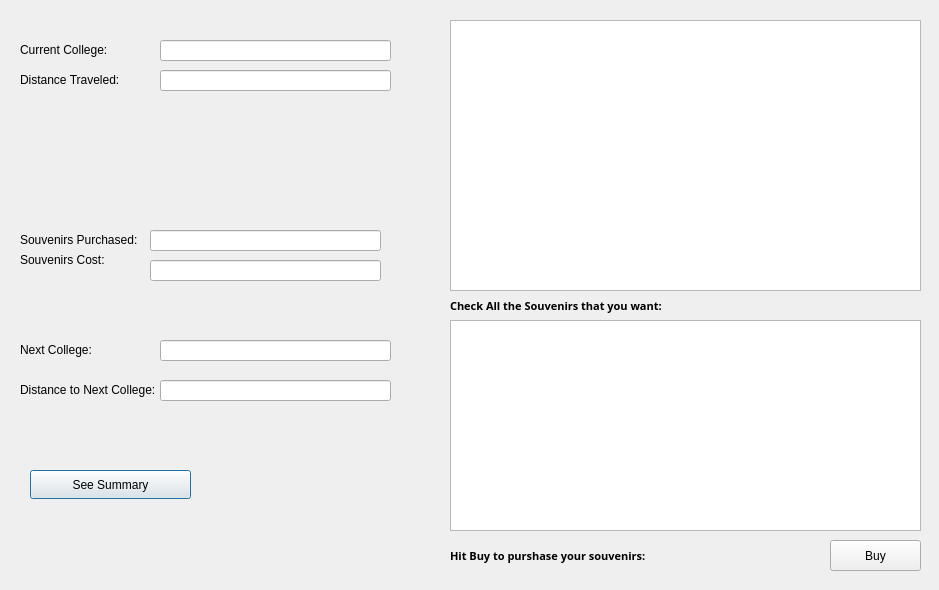
<?xml version="1.0" encoding="UTF-8"?>
<ui version="4.0">
 <class>tripWindow</class>
 <widget class="QDialog" name="tripWindow">
  <property name="geometry">
   <rect>
    <x>0</x>
    <y>0</y>
    <width>939</width>
    <height>590</height>
   </rect>
  </property>
  <property name="windowTitle">
   <string>Dialog</string>
  </property>
  <widget class="QPushButton" name="buttNextSum">
   <property name="geometry">
    <rect>
     <x>30</x>
     <y>470</y>
     <width>161</width>
     <height>29</height>
    </rect>
   </property>
   <property name="text">
    <string>See Summary</string>
   </property>
  </widget>
  <widget class="QLabel" name="labelNextCol">
   <property name="geometry">
    <rect>
     <x>20</x>
     <y>340</y>
     <width>121</width>
     <height>20</height>
    </rect>
   </property>
   <property name="text">
    <string>Next College:</string>
   </property>
  </widget>
  <widget class="QLabel" name="labelDistNext">
   <property name="geometry">
    <rect>
     <x>20</x>
     <y>380</y>
     <width>181</width>
     <height>20</height>
    </rect>
   </property>
   <property name="text">
    <string>Distance to Next College:</string>
   </property>
  </widget>
  <widget class="QLabel" name="labelSouvPurc">
   <property name="geometry">
    <rect>
     <x>20</x>
     <y>230</y>
     <width>151</width>
     <height>20</height>
    </rect>
   </property>
   <property name="text">
    <string>Souvenirs Purchased: </string>
   </property>
  </widget>
  <widget class="QLabel" name="labelSouvCost">
   <property name="geometry">
    <rect>
     <x>20</x>
     <y>250</y>
     <width>121</width>
     <height>20</height>
    </rect>
   </property>
   <property name="text">
    <string>Souvenirs Cost: </string>
   </property>
  </widget>
  <widget class="QLabel" name="labelCurrCol">
   <property name="geometry">
    <rect>
     <x>20</x>
     <y>40</y>
     <width>121</width>
     <height>20</height>
    </rect>
   </property>
   <property name="text">
    <string>Current College:</string>
   </property>
  </widget>
  <widget class="QLabel" name="labelDistTrav">
   <property name="geometry">
    <rect>
     <x>20</x>
     <y>70</y>
     <width>131</width>
     <height>20</height>
    </rect>
   </property>
   <property name="text">
    <string>Distance Traveled: </string>
   </property>
  </widget>
  <widget class="QTableWidget" name="souvDisplay">
   <property name="geometry">
    <rect>
     <x>450</x>
     <y>320</y>
     <width>471</width>
     <height>211</height>
    </rect>
   </property>
  </widget>
  <widget class="QLabel" name="labelCheckAll">
   <property name="geometry">
    <rect>
     <x>450</x>
     <y>290</y>
     <width>461</width>
     <height>31</height>
    </rect>
   </property>
   <property name="font">
    <font>
     <family>Perpetua Titling MT</family>
     <pointsize>8</pointsize>
     <bold>true</bold>
    </font>
   </property>
   <property name="text">
    <string>Check All the Souvenirs that you want: </string>
   </property>
  </widget>
  <widget class="QLabel" name="labelBuySouv">
   <property name="geometry">
    <rect>
     <x>450</x>
     <y>540</y>
     <width>211</width>
     <height>31</height>
    </rect>
   </property>
   <property name="font">
    <font>
     <family>Perpetua Titling MT</family>
     <pointsize>8</pointsize>
     <bold>true</bold>
    </font>
   </property>
   <property name="text">
    <string>Hit Buy to purshase your souvenirs:</string>
   </property>
  </widget>
  <widget class="QPushButton" name="buyButt">
   <property name="geometry">
    <rect>
     <x>830</x>
     <y>540</y>
     <width>91</width>
     <height>31</height>
    </rect>
   </property>
   <property name="text">
    <string>Buy</string>
   </property>
  </widget>
  <widget class="QListView" name="collegeDisplay">
   <property name="geometry">
    <rect>
     <x>450</x>
     <y>20</y>
     <width>471</width>
     <height>271</height>
    </rect>
   </property>
  </widget>
  <widget class="QLineEdit" name="lineCurrColl">
   <property name="geometry">
    <rect>
     <x>160</x>
     <y>40</y>
     <width>231</width>
     <height>21</height>
    </rect>
   </property>
  </widget>
  <widget class="QLineEdit" name="lineDistTrav">
   <property name="geometry">
    <rect>
     <x>160</x>
     <y>70</y>
     <width>231</width>
     <height>21</height>
    </rect>
   </property>
  </widget>
  <widget class="QLineEdit" name="lineNextColl">
   <property name="geometry">
    <rect>
     <x>160</x>
     <y>340</y>
     <width>231</width>
     <height>21</height>
    </rect>
   </property>
  </widget>
  <widget class="QLineEdit" name="lineDistNext">
   <property name="geometry">
    <rect>
     <x>160</x>
     <y>380</y>
     <width>231</width>
     <height>21</height>
    </rect>
   </property>
  </widget>
  <widget class="QLineEdit" name="lineSouvPurc">
   <property name="geometry">
    <rect>
     <x>150</x>
     <y>230</y>
     <width>231</width>
     <height>21</height>
    </rect>
   </property>
  </widget>
  <widget class="QLineEdit" name="lineSouvCost">
   <property name="geometry">
    <rect>
     <x>150</x>
     <y>260</y>
     <width>231</width>
     <height>21</height>
    </rect>
   </property>
  </widget>
 </widget>
 <resources/>
 <connections/>
</ui>
